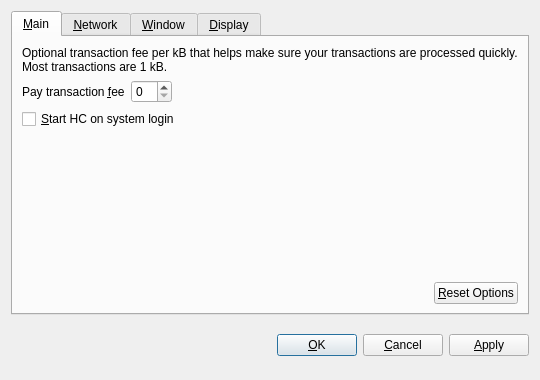
<?xml version="1.0" encoding="UTF-8"?>
<ui version="4.0">
 <class>OptionsDialog</class>
 <widget class="QDialog" name="OptionsDialog">
  <property name="geometry">
   <rect>
    <x>0</x>
    <y>0</y>
    <width>540</width>
    <height>380</height>
   </rect>
  </property>
  <property name="windowTitle">
   <string>Options</string>
  </property>
  <property name="modal">
   <bool>true</bool>
  </property>
  <layout class="QVBoxLayout" name="verticalLayout">
   <item>
    <widget class="QTabWidget" name="tabWidget">
     <property name="tabPosition">
      <enum>QTabWidget::North</enum>
     </property>
     <property name="currentIndex">
      <number>0</number>
     </property>
     <widget class="QWidget" name="tabMain">
      <attribute name="title">
       <string>&amp;Main</string>
      </attribute>
      <layout class="QVBoxLayout" name="verticalLayout_Main">
       <item>
        <widget class="QLabel" name="transactionFeeInfoLabel">
         <property name="text">
          <string>Optional transaction fee per kB that helps make sure your transactions are processed quickly. Most transactions are 1 kB.</string>
         </property>
         <property name="textFormat">
          <enum>Qt::PlainText</enum>
         </property>
         <property name="wordWrap">
          <bool>true</bool>
         </property>
        </widget>
       </item>
       <item>
        <layout class="QHBoxLayout" name="horizontalLayout_1_Main">
         <item>
          <widget class="QLabel" name="transactionFeeLabel">
           <property name="text">
            <string>Pay transaction &amp;fee</string>
           </property>
           <property name="textFormat">
            <enum>Qt::PlainText</enum>
           </property>
           <property name="buddy">
            <cstring>transactionFee</cstring>
           </property>
          </widget>
         </item>
         <item>
          <widget class="BitcoinAmountField" name="transactionFee"/>
         </item>
         <item>
          <spacer name="horizontalSpacer_1_Main">
           <property name="orientation">
            <enum>Qt::Horizontal</enum>
           </property>
           <property name="sizeHint" stdset="0">
            <size>
             <width>40</width>
             <height>20</height>
            </size>
           </property>
          </spacer>
         </item>
        </layout>
       </item>
       <item>
        <widget class="QCheckBox" name="bitcoinAtStartup">
         <property name="toolTip">
          <string>Automatically start HC after logging in to the system.</string>
         </property>
         <property name="text">
          <string>&amp;Start HC on system login</string>
         </property>
        </widget>
       </item>
       <item>
        <spacer name="verticalSpacer_Main">
         <property name="orientation">
          <enum>Qt::Vertical</enum>
         </property>
         <property name="sizeHint" stdset="0">
          <size>
           <width>20</width>
           <height>40</height>
          </size>
         </property>
        </spacer>
       </item>
       <item>
        <layout class="QHBoxLayout" name="horizontalLayout_2_Main">
         <item>
          <spacer name="horizontalSpacer_2_Main">
           <property name="orientation">
            <enum>Qt::Horizontal</enum>
           </property>
           <property name="sizeHint" stdset="0">
            <size>
             <width>40</width>
             <height>20</height>
            </size>
           </property>
          </spacer>
         </item>
         <item>
          <widget class="QPushButton" name="resetButton">
           <property name="toolTip">
            <string>Reset all client options to default.</string>
           </property>
           <property name="text">
            <string>&amp;Reset Options</string>
           </property>
           <property name="autoDefault">
            <bool>false</bool>
           </property>
          </widget>
         </item>
        </layout>
       </item>
      </layout>
     </widget>
     <widget class="QWidget" name="tabNetwork">
      <attribute name="title">
       <string>&amp;Network</string>
      </attribute>
      <layout class="QVBoxLayout" name="verticalLayout_Network">
       <item>
        <widget class="QCheckBox" name="mapPortUpnp">
         <property name="toolTip">
          <string>Automatically open the HC client port on the router. This only works when your router supports UPnP and it is enabled.</string>
         </property>
         <property name="text">
          <string>Map port using &amp;UPnP</string>
         </property>
        </widget>
       </item>
       <item>
        <widget class="QCheckBox" name="connectSocks">
         <property name="toolTip">
          <string>Connect to the HC network through a SOCKS proxy (e.g. when connecting through Tor).</string>
         </property>
         <property name="text">
          <string>&amp;Connect through SOCKS proxy:</string>
         </property>
        </widget>
       </item>
       <item>
        <layout class="QHBoxLayout" name="horizontalLayout_Network">
         <item>
          <widget class="QLabel" name="proxyIpLabel">
           <property name="text">
            <string>Proxy &amp;IP:</string>
           </property>
           <property name="textFormat">
            <enum>Qt::PlainText</enum>
           </property>
           <property name="buddy">
            <cstring>proxyIp</cstring>
           </property>
          </widget>
         </item>
         <item>
          <widget class="QValidatedLineEdit" name="proxyIp">
           <property name="maximumSize">
            <size>
             <width>140</width>
             <height>16777215</height>
            </size>
           </property>
           <property name="toolTip">
            <string>IP address of the proxy (e.g. 127.0.0.1)</string>
           </property>
          </widget>
         </item>
         <item>
          <widget class="QLabel" name="proxyPortLabel">
           <property name="text">
            <string>&amp;Port:</string>
           </property>
           <property name="textFormat">
            <enum>Qt::PlainText</enum>
           </property>
           <property name="buddy">
            <cstring>proxyPort</cstring>
           </property>
          </widget>
         </item>
         <item>
          <widget class="QLineEdit" name="proxyPort">
           <property name="maximumSize">
            <size>
             <width>55</width>
             <height>16777215</height>
            </size>
           </property>
           <property name="toolTip">
            <string>Port of the proxy (e.g. 9050)</string>
           </property>
          </widget>
         </item>
         <item>
          <widget class="QLabel" name="socksVersionLabel">
           <property name="text">
            <string>SOCKS &amp;Version:</string>
           </property>
           <property name="textFormat">
            <enum>Qt::PlainText</enum>
           </property>
           <property name="buddy">
            <cstring>socksVersion</cstring>
           </property>
          </widget>
         </item>
         <item>
          <widget class="QValueComboBox" name="socksVersion">
           <property name="toolTip">
            <string>SOCKS version of the proxy (e.g. 5)</string>
           </property>
          </widget>
         </item>
         <item>
          <spacer name="horizontalSpacer_Network">
           <property name="orientation">
            <enum>Qt::Horizontal</enum>
           </property>
           <property name="sizeHint" stdset="0">
            <size>
             <width>40</width>
             <height>20</height>
            </size>
           </property>
          </spacer>
         </item>
        </layout>
       </item>
       <item>
        <spacer name="verticalSpacer_Network">
         <property name="orientation">
          <enum>Qt::Vertical</enum>
         </property>
         <property name="sizeHint" stdset="0">
          <size>
           <width>20</width>
           <height>40</height>
          </size>
         </property>
        </spacer>
       </item>
      </layout>
     </widget>
     <widget class="QWidget" name="tabWindow">
      <attribute name="title">
       <string>&amp;Window</string>
      </attribute>
      <layout class="QVBoxLayout" name="verticalLayout_Window">
       <item>
        <widget class="QCheckBox" name="minimizeToTray">
         <property name="toolTip">
          <string>Show only a tray icon after minimizing the window.</string>
         </property>
         <property name="text">
          <string>&amp;Minimize to the tray instead of the taskbar</string>
         </property>
        </widget>
       </item>
       <item>
        <widget class="QCheckBox" name="minimizeOnClose">
         <property name="toolTip">
          <string>Minimize instead of exit the application when the window is closed. When this option is enabled, the application will be closed only after selecting Quit in the menu.</string>
         </property>
         <property name="text">
          <string>M&amp;inimize on close</string>
         </property>
        </widget>
       </item>
       <item>
        <spacer name="verticalSpacer_Window">
         <property name="orientation">
          <enum>Qt::Vertical</enum>
         </property>
         <property name="sizeHint" stdset="0">
          <size>
           <width>20</width>
           <height>40</height>
          </size>
         </property>
        </spacer>
       </item>
      </layout>
     </widget>
     <widget class="QWidget" name="tabDisplay">
      <attribute name="title">
       <string>&amp;Display</string>
      </attribute>
      <layout class="QVBoxLayout" name="verticalLayout_Display">
       <item>
        <layout class="QHBoxLayout" name="horizontalLayout_1_Display">
         <item>
          <widget class="QLabel" name="langLabel">
           <property name="text">
            <string>User Interface &amp;language:</string>
           </property>
           <property name="textFormat">
            <enum>Qt::PlainText</enum>
           </property>
           <property name="buddy">
            <cstring>lang</cstring>
           </property>
          </widget>
         </item>
         <item>
          <widget class="QValueComboBox" name="lang">
           <property name="toolTip">
            <string>The user interface language can be set here. This setting will take effect after restarting HC.</string>
           </property>
          </widget>
         </item>
        </layout>
       </item>
       <item>
        <layout class="QHBoxLayout" name="horizontalLayout_2_Display">
         <item>
          <widget class="QLabel" name="unitLabel">
           <property name="text">
            <string>&amp;Unit to show amounts in:</string>
           </property>
           <property name="textFormat">
            <enum>Qt::PlainText</enum>
           </property>
           <property name="buddy">
            <cstring>unit</cstring>
           </property>
          </widget>
         </item>
         <item>
          <widget class="QValueComboBox" name="unit">
           <property name="toolTip">
            <string>Choose the default subdivision unit to show in the interface and when sending coins.</string>
           </property>
          </widget>
         </item>
        </layout>
       </item>
       <item>
        <widget class="QCheckBox" name="displayAddresses">
         <property name="toolTip">
          <string>Whether to show HC addresses in the transaction list or not.</string>
         </property>
         <property name="text">
          <string>&amp;Display addresses in transaction list</string>
         </property>
        </widget>
       </item>
       <item>
        <widget class="QCheckBox" name="coinControlFeatures">
         <property name="toolTip">
          <string>Whether to show coin control features or not.</string>
         </property>
         <property name="text">
          <string>Display coin &amp;control features (experts only!)</string>
         </property>
        </widget>
       </item>
       <item>
        <spacer name="verticalSpacer_Display">
         <property name="orientation">
          <enum>Qt::Vertical</enum>
         </property>
         <property name="sizeHint" stdset="0">
          <size>
           <width>20</width>
           <height>40</height>
          </size>
         </property>
        </spacer>
       </item>
      </layout>
     </widget>
    </widget>
   </item>
   <item>
    <layout class="QHBoxLayout" name="horizontalLayout_Buttons">
     <item>
      <spacer name="horizontalSpacer_1">
       <property name="orientation">
        <enum>Qt::Horizontal</enum>
       </property>
       <property name="sizeHint" stdset="0">
        <size>
         <width>40</width>
         <height>48</height>
        </size>
       </property>
      </spacer>
     </item>
     <item>
      <widget class="QLabel" name="statusLabel">
       <property name="font">
        <font>
         <weight>75</weight>
         <bold>true</bold>
        </font>
       </property>
       <property name="text">
        <string/>
       </property>
       <property name="textFormat">
        <enum>Qt::PlainText</enum>
       </property>
       <property name="wordWrap">
        <bool>true</bool>
       </property>
      </widget>
     </item>
     <item>
      <spacer name="horizontalSpacer_2">
       <property name="orientation">
        <enum>Qt::Horizontal</enum>
       </property>
       <property name="sizeHint" stdset="0">
        <size>
         <width>40</width>
         <height>48</height>
        </size>
       </property>
      </spacer>
     </item>
     <item>
      <widget class="QPushButton" name="okButton">
       <property name="text">
        <string>&amp;OK</string>
       </property>
      </widget>
     </item>
     <item>
      <widget class="QPushButton" name="cancelButton">
       <property name="text">
        <string>&amp;Cancel</string>
       </property>
       <property name="autoDefault">
        <bool>false</bool>
       </property>
      </widget>
     </item>
     <item>
      <widget class="QPushButton" name="applyButton">
       <property name="text">
        <string>&amp;Apply</string>
       </property>
       <property name="autoDefault">
        <bool>false</bool>
       </property>
      </widget>
     </item>
    </layout>
   </item>
  </layout>
 </widget>
 <customwidgets>
  <customwidget>
   <class>BitcoinAmountField</class>
   <extends>QSpinBox</extends>
   <header>bitcoinamountfield.h</header>
  </customwidget>
  <customwidget>
   <class>QValueComboBox</class>
   <extends>QComboBox</extends>
   <header>qvaluecombobox.h</header>
  </customwidget>
  <customwidget>
   <class>QValidatedLineEdit</class>
   <extends>QLineEdit</extends>
   <header>qvalidatedlineedit.h</header>
  </customwidget>
 </customwidgets>
 <resources/>
 <connections/>
</ui>
